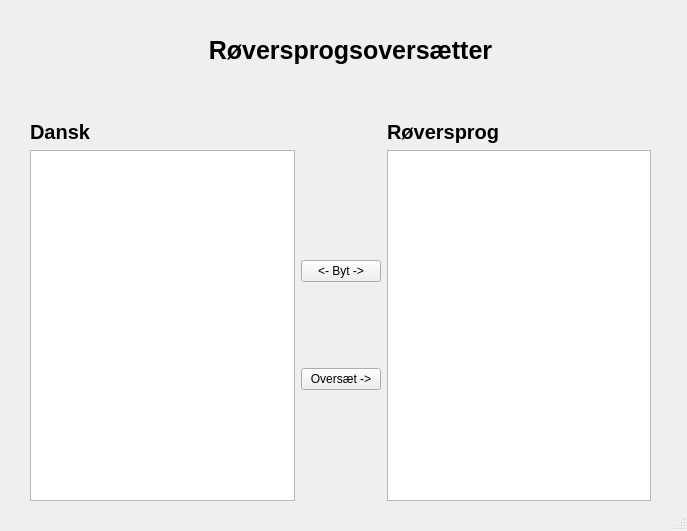
<?xml version="1.0" encoding="UTF-8"?>
<ui version="4.0">
 <class>MainWindow</class>
 <widget class="QMainWindow" name="MainWindow">
  <property name="geometry">
   <rect>
    <x>0</x>
    <y>0</y>
    <width>687</width>
    <height>531</height>
   </rect>
  </property>
  <property name="windowTitle">
   <string>MainWindow</string>
  </property>
  <widget class="QWidget" name="centralwidget">
   <widget class="QLabel" name="label_3">
    <property name="geometry">
     <rect>
      <x>0</x>
      <y>10</y>
      <width>701</width>
      <height>81</height>
     </rect>
    </property>
    <property name="font">
     <font>
      <pointsize>19</pointsize>
      <bold>true</bold>
     </font>
    </property>
    <property name="mouseTracking">
     <bool>false</bool>
    </property>
    <property name="text">
     <string>Røversprogsoversætter</string>
    </property>
    <property name="alignment">
     <set>Qt::AlignmentFlag::AlignCenter</set>
    </property>
   </widget>
   <widget class="QWidget" name="gridLayoutWidget">
    <property name="geometry">
     <rect>
      <x>30</x>
      <y>120</y>
      <width>621</width>
      <height>381</height>
     </rect>
    </property>
    <layout class="QGridLayout" name="gridLayout">
     <item row="2" column="0">
      <widget class="QPlainTextEdit" name="danskinput"/>
     </item>
     <item row="0" column="0">
      <widget class="QLabel" name="label_2">
       <property name="font">
        <font>
         <pointsize>15</pointsize>
         <bold>true</bold>
        </font>
       </property>
       <property name="text">
        <string>Dansk</string>
       </property>
      </widget>
     </item>
     <item row="2" column="2">
      <widget class="QPlainTextEdit" name="roever_output"/>
     </item>
     <item row="2" column="1">
      <layout class="QVBoxLayout" name="verticalLayout_2">
       <property name="spacing">
        <number>6</number>
       </property>
       <property name="topMargin">
        <number>30</number>
       </property>
       <property name="bottomMargin">
        <number>30</number>
       </property>
       <item>
        <widget class="QPushButton" name="byt_knap">
         <property name="text">
          <string>&lt;- Byt -&gt;</string>
         </property>
        </widget>
       </item>
       <item>
        <widget class="QPushButton" name="oversaet_knap">
         <property name="text">
          <string>Oversæt -&gt;</string>
         </property>
        </widget>
       </item>
      </layout>
     </item>
     <item row="0" column="2">
      <widget class="QLabel" name="label">
       <property name="font">
        <font>
         <pointsize>15</pointsize>
         <bold>true</bold>
        </font>
       </property>
       <property name="text">
        <string>Røversprog</string>
       </property>
      </widget>
     </item>
    </layout>
   </widget>
  </widget>
  <widget class="QStatusBar" name="statusbar"/>
 </widget>
 <resources/>
 <connections/>
</ui>
